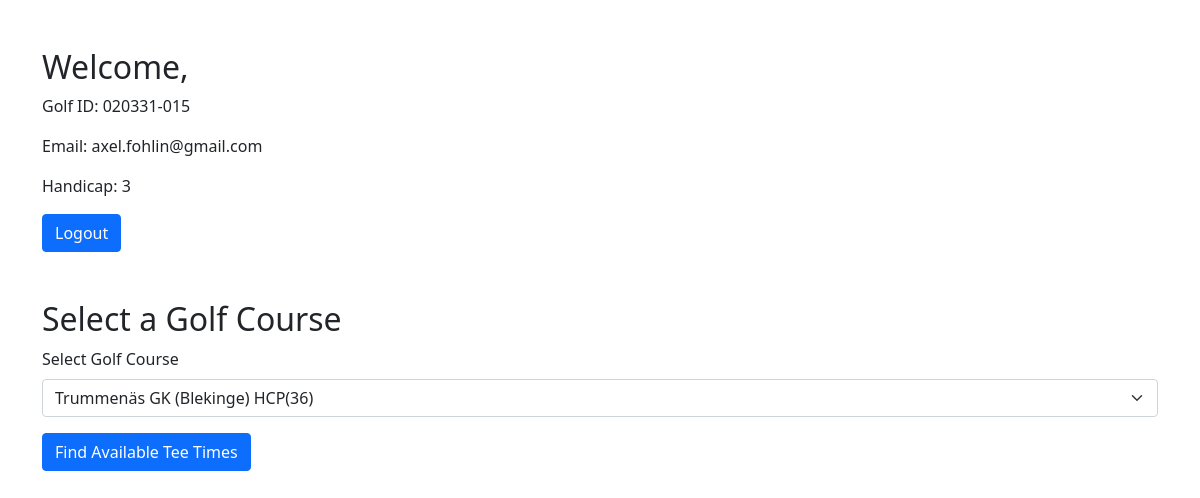
/courses (signed in), run on the app's committed database.
### tables this page shows
CREATE TABLE players (golf_id TEXT (100) PRIMARY KEY, password TEXT (100), email TEXT (100), first_name TEXT (100), last_name TEXT (100), hcp NUMERIC (255));

### app.py (the view)
@app.route('/courses', methods=['GET'])
def show_courses():
    golf_id = session.get('golf_id')
    user = query_db('SELECT * FROM Players WHERE golf_id = ?', [golf_id], one=True)
    courses = query_db("SELECT * FROM Courses")
    return render_template('courses.html', courses=courses, user=user)

### database.py (called while the page is built, shortened)
def get_db():
    db = getattr(g, '_database', None)
    if db is None:
        db = g._database = sqlite3.connect(DATABASE)
        db.row_factory = sqlite3.Row
    return db

def query_db(query, args=(), one=False, commit=False):
    cur = get_db().execute(query, args)
    rv = cur.fetchall()
    cur.close()
    return (rv[0] if rv else None) if one else rv

### website/template/courses.html (shortened to what this page needs)
<!DOCTYPE html>
<html lang="en">
<head>
    <link href="https://cdn.jsdelivr.net/npm/bootstrap@5.1.3/dist/css/bootstrap.min.css" rel="stylesheet">
</head>
<body>
    <div class="container mt-5">
        <h2>Welcome, {{ user['firstName'] }} {{ user['lastName'] }}</h2>
        <p>Golf ID: {{ user['golf_id'] }}</p>
        <p>Email: {{ user['Email'] }}</p>
        <p>Handicap: {{ user['HCP'] }}</p>
        <a href="{{ url_for('logout') }}" class="btn btn-primary">Logout</a>
        <h2 class="mt-5">Select a Golf Course</h2>
        <form action="/book" method="get">
            <div class="mb-3">
                <label for="club_id" class="form-label">Select Golf Course</label>
                <select class="form-select" id="club_id" name="club_id" required>
                    {% for course in courses %}
                        <option value="{{ course['club_id'] }}">{{ course['club_name'] }} ({{ course['region'] }}) HCP({{ course['hcp_limit'] }})</option>
                    {% endfor %}
                </select>
            </div>
            <button type="submit" class="btn btn-primary">Find Available Tee Times</button>
        </form>
    </div>
</body>
</html>

### data on the page
players: golf_id "020331-015", Email "axel.fohlin@gmail.com", HCP "3"

### other printed values
form field club_id "Trummenäs GK (Blekinge) HCP(36)"
